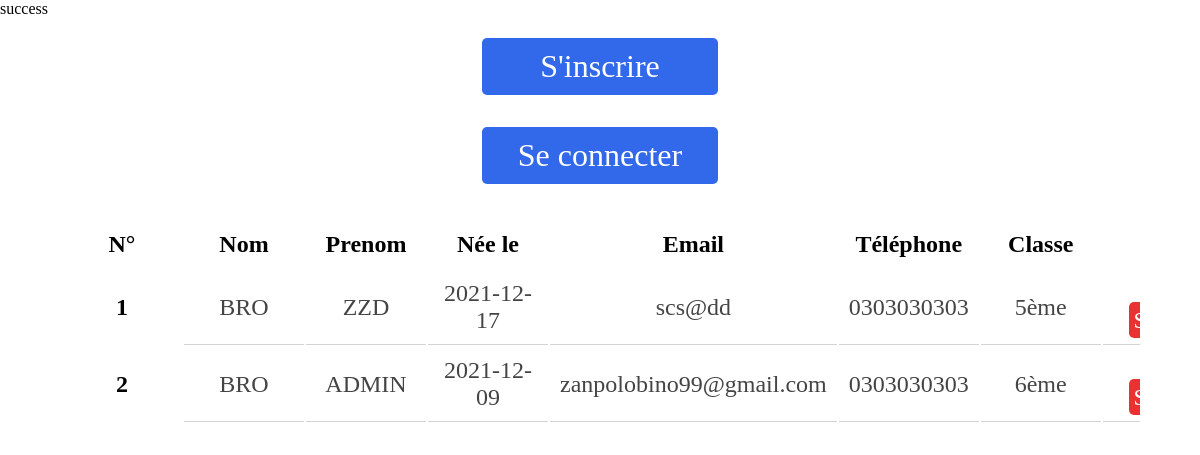
/gestionEcole/index.php, run on the app's committed database.
### tables this page shows
CREATE TABLE `etudiant` (
  `idEtud` int(11) NOT NULL,
  `nomEtud` varchar(255) NOT NULL,
  `prenomEtud` varchar(255) NOT NULL,
  `naissanceEtud` date NOT NULL,
  `emailEtud` varchar(255) NOT NULL,
  `numeroEtud` varchar(255) NOT NULL,
  `classeEtud` int(255) DEFAULT NULL
);

### gestionEcole/index.php (the view, shortened to what this page needs)
<?php
require 'connect.php';
$sql = "SELECT * FROM `etudiant`";
$result = mysqli_query($connection,$sql);
?>
<!DOCTYPE html>
<html lang="en">
<head>
    <link rel="stylesheet" href="css/index.css">
</head>
<body>
    <div class="container">
        <a href="enregistrement.php" class="add">S'inscrire </a>
        <a href="connection.php" class="add">Se connecter </a>
        <div class="tablecontain">
            <table>
                <thead>
                    <tr>
                        <th>N°</th>
                        <th>Nom</th>
                        <th>Prenom</th>
                        <th>Née le</th>
                        <th>Email</th>
                        <th>Téléphone</th>
                        <th>Classe</th>
                        <th>Action</th>
                    </tr>
                </thead>
                <tbody>
                    <?php
                        $i=1;
                        if($result){
                            while($row = mysqli_fetch_assoc($result)){
                                $id = $row['idEtud'];
                                $nom = $row['nomEtud'];
                                $prenom = $row['prenomEtud'];
                                $naissance = $row['naissanceEtud'];
                                $email = $row['emailEtud'];
                                $mobile = $row['numeroEtud'];
                                $classe = $row['classeEtud'];
                                ?>
                                    <tr>
                                        <th><?= $i++ ?></th>
                                        <td><?= $nom?></td>
                                        <td><?= $prenom?></td>
                                        <td> <?= $naissance?></td>
                                        <td><?= $email?></td>
                                        <td><?=$mobile?></td>
                                        <td><?=$classe."ème"?></td>
                                        <td class="action">
                                            <a href="delete.php?deleteid='<?=$id?>'" class="delete">Supprimer</a>
                                        </td>
                                    </tr>
                            <?php }
                        } ?>
                </tbody>
            </table>
        </div>
    </div>
</body>
</html>

### phpcrud/css/index.css (style rules this page uses)
body { min-height:100vh; width: 100%; padding: 0; margin: 0; }
.container { padding:20px; margin: 0 auto; width:90%; min-height:200px; display: flex; justify-content: center; align-items: center; flex-direction: column; gap: 2em; }
a { text-decoration: none; color: #fff; text-align: center; border-radius: 5px; }
.add { background: #3269eb; width: 20%; padding:10px; font-size: 4vmin; }
.update , .delete , .show { width: 20%; padding:5px; font-size: 3vmin; }
.delete { background: #eb3232; }
.tablecontain { max-width: 100%; overflow: auto; padding: 2px 0px; border: 1px solid rgb(255, 255, 255); }
table { font-size: 3vmin; min-width: 100%; }
table thead th { text-align: center; padding:10px; height: 30px; min-width:100px; }
table tbody tr td { border-bottom: 1px solid lightgray; color:#444; min-width:100px; }
table tbody tr td,table tbody tr th { text-align: center; min-width:100px; padding:10px; height: 30px; border-collapse: collapse; }
.action { min-width: 200px; }

### data on the page
etudiant: nomEtud "BRO", prenomEtud "ZZD", naissanceEtud "2021-12-17", emailEtud "scs@dd", numeroEtud "0303030303", classeEtud "5"
etudiant: nomEtud "BRO", prenomEtud "ADMIN", naissanceEtud "2021-12-09", emailEtud "zanpolobino99@gmail.com", numeroEtud "0303030303", classeEtud "6"
